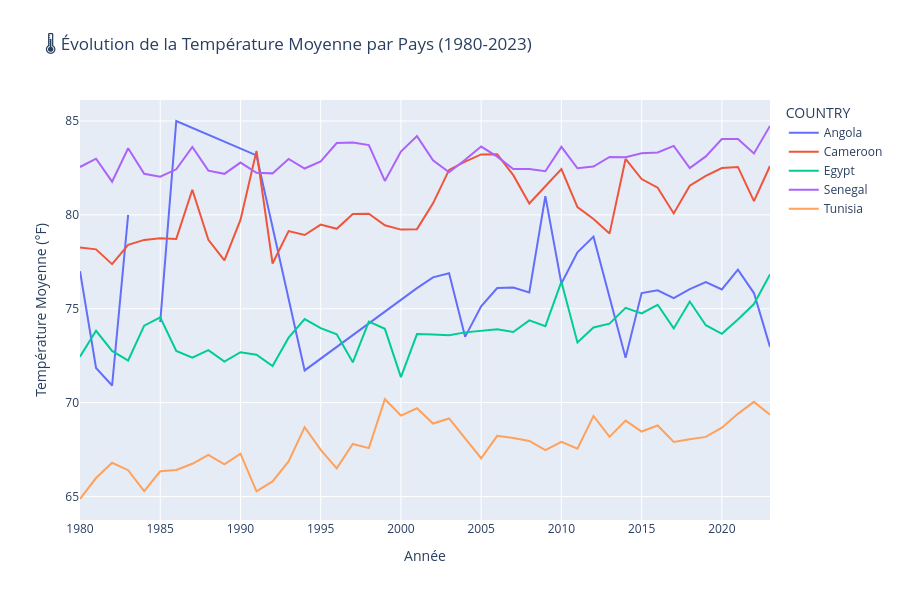

The notebook cell saved with this chart:
### Markdown cell above
## 📈 4. Visualisations - Températures moyennes par pays

### Code cell
# Température moyenne par pays et par année
temp_by_country_year = df.groupby(['COUNTRY', 'YEAR'])[['TMAX', 'TMIN', 'TAVG']].mean().reset_index()

# Graphique interactif Plotly
fig = px.line(temp_by_country_year, x='YEAR', y='TAVG', color='COUNTRY',
              title='🌡️ Évolution de la Température Moyenne par Pays (1980-2023)',
              labels={'TAVG': 'Température Moyenne (°F)', 'YEAR': 'Année'},
              height=600)
fig.update_layout(hovermode='x unified')
fig.show()

### Figure 1 — Plotly figure (JSON) as saved in the notebook; plotly's stock layout.template omitted (floating-point values rounded to 4 significant figures)
{"data": [{"hovertemplate": "COUNTRY=Angola<br>Année=%{x}<br>Température Moyenne (°F)=%{y}<extra></extra>", "legendgroup": "Angola", "line": {"color": "#636efa", "dash": "solid"}, "marker": {"symbol": "circle"}, "mode": "lines", "name": "Angola", "orientation": "v", "showlegend": true, "type": "scatter", "x": [1980, 1981, 1982, 1983, 1984, 1985, 1986, 1991, 1994, 2001, 2002, 2003, 2004, 2005, 2006, 2007, 2008, 2009, 2010, 2011, 2012, 2014, 2015, 2016, 2017, 2018, 2019, 2020, 2021, 2022, 2023], "xaxis": "x", "y": [77, 71.84, 70.91, 80, null, 74.29, 85, 83.17, 71.71, 76.1, 76.67, 76.89, 73.5, 75.13, 76.1, 76.13, 75.87, 81, 76.34, 78.01, 78.84, 72.39, 75.83, 75.98, 75.57, 76.05, 76.43, 76.03, 77.08, 75.84, 72.97], "yaxis": "y"}, {"hovertemplate": "COUNTRY=Cameroon<br>Année=%{x}<br>Température Moyenne (°F)=%{y}<extra></extra>", "legendgroup": "Cameroon", "line": {"color": "#EF553B", "dash": "solid"}, "marker": {"symbol": "circle"}, "mode": "lines", "name": "Cameroon", "orientation": "v", "showlegend": true, "type": "scatter", "x": [1980, 1981, 1982, 1983, 1984, 1985, 1986, 1987, 1988, 1989, 1990, 1991, 1992, 1993, 1994, 1995, 1996, 1997, 1998, 1999, 2000, 2001, 2002, 2003, 2004, 2005, 2006, 2007, 2008, 2009, 2010, 2011, 2012, 2013, 2014, 2015, 2016, 2017, 2018, 2019, 2020, 2021, 2022, 2023], "xaxis": "x", "y": [78.26, 78.16, 77.38, 78.41, 78.67, 78.75, 78.72, 81.34, 78.68, 77.57, 79.73, 83.4, 77.41, 79.13, 78.93, 79.48, 79.26, 80.04, 80.06, 79.44, 79.21, 79.24, 80.61, 82.4, 82.83, 83.22, 83.22, 82.11, 80.6, 81.51, 82.43, 80.42, 79.78, 79.0, 82.98, 81.91, 81.45, 80.08, 81.56, 82.08, 82.49, 82.55, 80.73, 82.6], "yaxis": "y"}, {"hovertemplate": "COUNTRY=Egypt<br>Année=%{x}<br>Température Moyenne (°F)=%{y}<extra></extra>", "legendgroup": "Egypt", "line": {"color": "#00cc96", "dash": "solid"}, "marker": {"symbol": "circle"}, "mode": "lines", "name": "Egypt", "orientation": "v", "showlegend": true, "type": "scatter", "x": [1980, 1981, 1982, 1983, 1984, 1985, 1986, 1987, 1988, 1989, 1990, 1991, 1992, 1993, 1994, 1995, 1996, 1997, 1998, 1999, 2000, 2001, 2002, 2003, 2004, 2005, 2006, 2007, 2008, 2009, 2010, 2011, 2012, 2013, 2014, 2015, 2016, 2017, 2018, 2019, 2020, 2021, 2022, 2023], "xaxis": "x", "y": [72.44, 73.82, 72.75, 72.24, 74.1, 74.54, 72.75, 72.39, 72.8, 72.18, 72.68, 72.55, 71.95, 73.46, 74.45, 73.97, 73.64, 72.14, 74.31, 73.93, 71.36, 73.65, 73.63, 73.59, 73.74, 73.85, 73.91, 73.76, 74.38, 74.06, 76.44, 73.2, 74.0, 74.21, 75.05, 74.75, 75.21, 73.95, 75.38, 74.12, 73.66, 74.42, 75.25, 76.83], "yaxis": "y"}, {"hovertemplate": "COUNTRY=Senegal<br>Année=%{x}<br>Température Moyenne (°F)=%{y}<extra></extra>", "legendgroup": "Senegal", "line": {"color": "#ab63fa", "dash": "solid"}, "marker": {"symbol": "circle"}, "mode": "lines", "name": "Senegal", "orientation": "v", "showlegend": true, "type": "scatter", "x": [1980, 1981, 1982, 1983, 1984, 1985, 1986, 1987, 1988, 1989, 1990, 1991, 1992, 1993, 1994, 1995, 1996, 1997, 1998, 1999, 2000, 2001, 2002, 2003, 2004, 2005, 2006, 2007, 2008, 2009, 2010, 2011, 2012, 2013, 2014, 2015, 2016, 2017, 2018, 2019, 2020, 2021, 2022, 2023], "xaxis": "x", "y": [82.55, 82.99, 81.77, 83.55, 82.19, 82.03, 82.43, 83.62, 82.36, 82.19, 82.79, 82.24, 82.21, 82.98, 82.47, 82.85, 83.83, 83.85, 83.72, 81.81, 83.37, 84.19, 82.9, 82.27, 82.94, 83.64, 83.1, 82.44, 82.44, 82.33, 83.62, 82.48, 82.57, 83.09, 83.07, 83.28, 83.33, 83.68, 82.49, 83.11, 84.04, 84.04, 83.27, 84.74], "yaxis": "y"}, {"hovertemplate": "COUNTRY=Tunisia<br>Année=%{x}<br>Température Moyenne (°F)=%{y}<extra></extra>", "legendgroup": "Tunisia", "line": {"color": "#FFA15A", "dash": "solid"}, "marker": {"symbol": "circle"}, "mode": "lines", "name": "Tunisia", "orientation": "v", "showlegend": true, "type": "scatter", "x": [1980, 1981, 1982, 1983, 1984, 1985, 1986, 1987, 1988, 1989, 1990, 1991, 1992, 1993, 1994, 1995, 1996, 1997, 1998, 1999, 2000, 2001, 2002, 2003, 2004, 2005, 2006, 2007, 2008, 2009, 2010, 2011, 2012, 2013, 2014, 2015, 2016, 2017, 2018, 2019, 2020, 2021, 2022, 2023], "xaxis": "x", "y": [64.87, 65.98, 66.8, 66.4, 65.28, 66.34, 66.41, 66.74, 67.21, 66.71, 67.28, 65.28, 65.8, 66.86, 68.69, 67.48, 66.5, 67.8, 67.58, 70.18, 69.31, 69.7, 68.88, 69.16, 68.1, 67.04, 68.23, 68.11, 67.96, 67.47, 67.91, 67.55, 69.29, 68.18, 69.04, 68.46, 68.78, 67.9, 68.05, 68.17, 68.66, 69.4, 70.04, 69.35], "yaxis": "y"}], "layout": {"height": 600, "hovermode": "x unified", "legend": {"title": {"text": "COUNTRY"}, "tracegroupgap": 0}, "title": {"text": "🌡️ Évolution de la Température Moyenne par Pays (1980-2023)"}, "xaxis": {"anchor": "y", "domain": [0, 1], "title": {"text": "Année"}}, "yaxis": {"anchor": "x", "domain": [0, 1], "title": {"text": "Température Moyenne (°F)"}}}}
